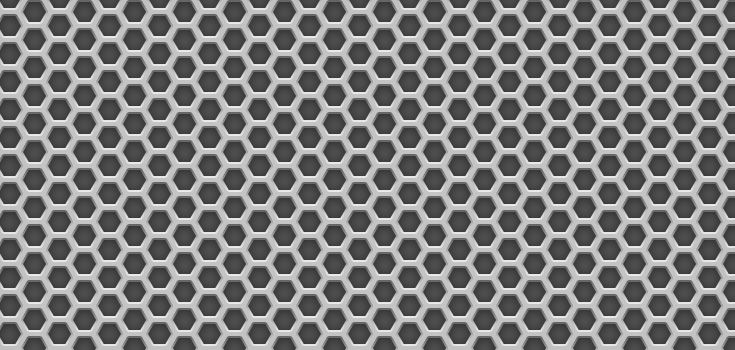
#> input picture metalgrid.jpg, 735 x 350 px
$ jupyter execute TP2.ipynb   (shell and % lines are left out)
#> lines starting #> are read from the running program, lines starting #| are printed output that depends on the picture
[cell 1]

import numpy as np

import cv2 as cv

import matplotlib.pyplot as plt

import time

[cell 2]
img = cv.imread('metalgrid.jpg',0)
#> img is the input picture: shape (350, 735); min 38, max 250, mean 125.4
plt.title('Imagen Original')
ax1 = plt.imshow(img,cmap='gray')

[cell 3]
# Calculo de los gradientes con sobel

sobel_X64 = cv.Sobel(img,cv.CV_32F,1,0,ksize=3)
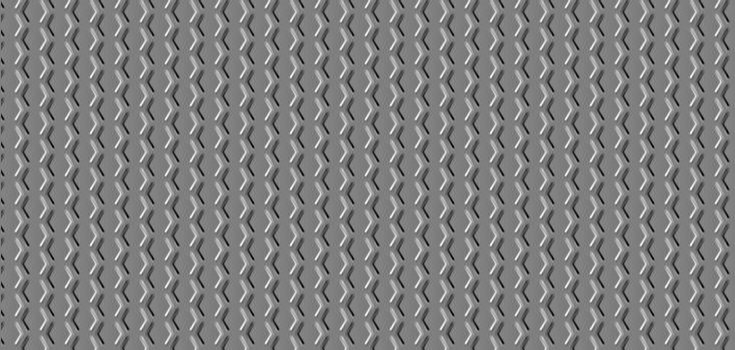
#> sobel_X64: shape (350, 735) float32; min -603, max 607, mean -0.4; drawn with min black and max white
sobel_X8 = np.uint8(np.absolute(sobel_X64)/np.absolute(sobel_X64).max()*255)
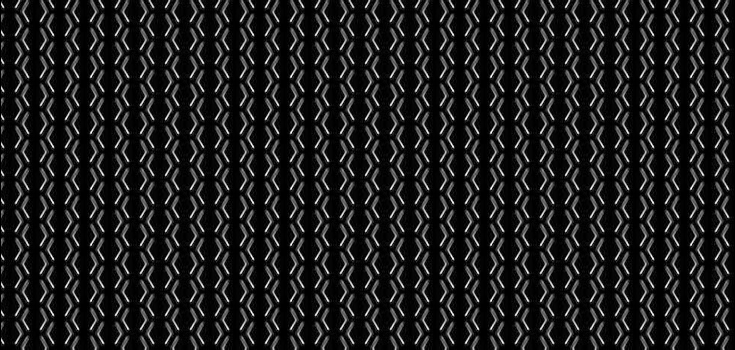
#> sobel_X8: shape (350, 735); min 0, max 255, mean 31.4
sobel_Y64 = cv.Sobel(img,cv.CV_32F,0,1,ksize=3)
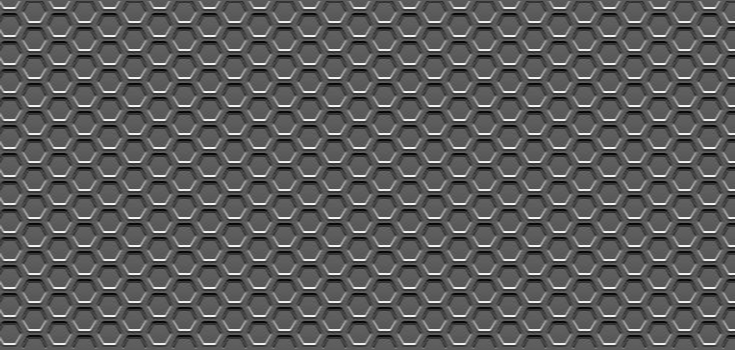
#> sobel_Y64: shape (350, 735) float32; min -414, max 738, mean 0.5; drawn with min black and max white
sobel_Y8 = np.uint8(np.absolute(sobel_Y64)/np.absolute(sobel_Y64).max()*255)
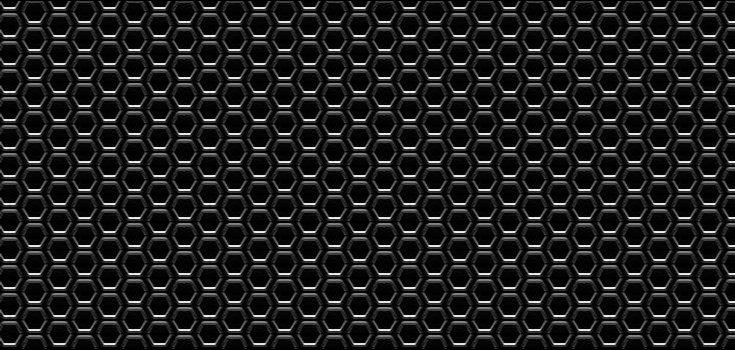
#> sobel_Y8: shape (350, 735); min 0, max 255, mean 30.9

fig1 = plt.figure()
ax2 = plt.subplot(2,1,1),plt.imshow(sobel_X8,cmap='gray')
plt.title('Gradiente X con Sobel'),plt.xticks([]), plt.yticks([])
ax3 = plt.subplot(2,1,2),plt.imshow(sobel_Y8,cmap='gray')
plt.title('Gradiente Y con Sobel'),plt.xticks([]), plt.yticks([])
plt.show()

[cell 4]
# Calculo de Magnitud y Angulo
mag_Grad = np.hypot(sobel_X64,sobel_Y64)
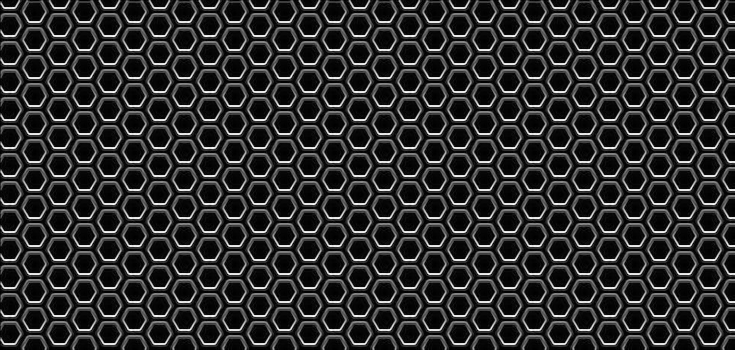
#> mag_Grad: shape (350, 735) float32; min 0, max 739.3, mean 134.7; drawn with min black and max white
mag_Grad = np.uint8( mag_Grad / mag_Grad.max() * 255 )

ang_Grad = np.arctan2(sobel_Y64, sobel_X64)
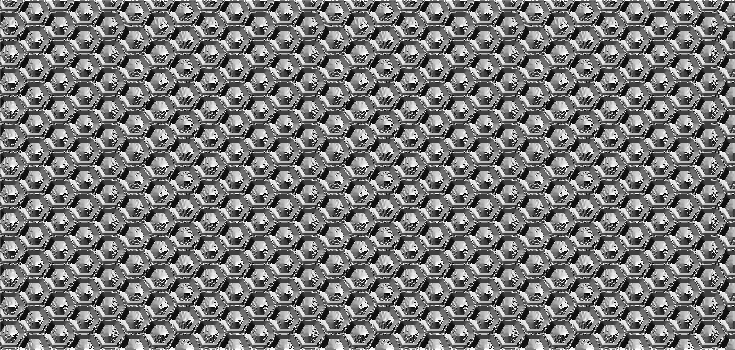
#> ang_Grad: shape (350, 735) float32; min -3.13, max 3.14, mean -0.105; drawn with min black and max white
ang_Grad = np.rad2deg(ang_Grad)

fig2 =plt.figure()
ax4 = plt.subplot(2,1,1)
plt.imshow(mag_Grad,cmap='gray')
plt.title('Magnitud Gradiente'),plt.xticks([]), plt.yticks([])
ax5 = plt.subplot(2,1,2)
plt.imshow(ang_Grad,cmap='gray')
plt.title('Angulo Gradiente'),plt.xticks([]), plt.yticks([])
plt.show()

[cell 5]
# Grafico los gradientes en una porcion de la imagen

x = np.arange(0,100,1)
y = np.arange(0,100,1)

xx,yy = np.meshgrid(x,y)

crop_X = sobel_X8[0:100,0:100]
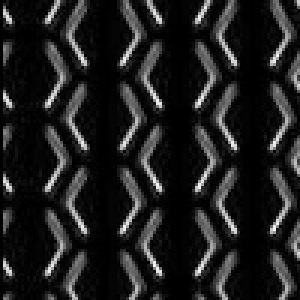
#> crop_X: shape (100, 100) (shown 3 times larger); min 0, max 255, mean 30.7
crop_Y = sobel_Y8[0:100,0:100]
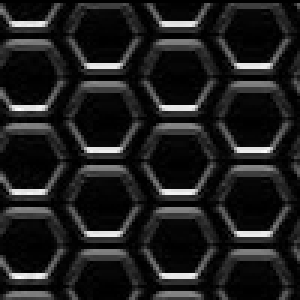
#> crop_Y: shape (100, 100) (shown 3 times larger); min 0, max 252, mean 30.7


fig3 = plt.subplots(),plt.title('Gradientes')
ax5 = plt.quiver(xx,yy,crop_X,crop_Y,cmap='autumn',alpha=0.6)
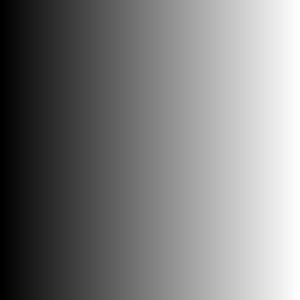
#> xx: shape (100, 100) int64 (shown 3 times larger); min 0, max 99, mean 49.5; drawn with min black and max white
plt.show()
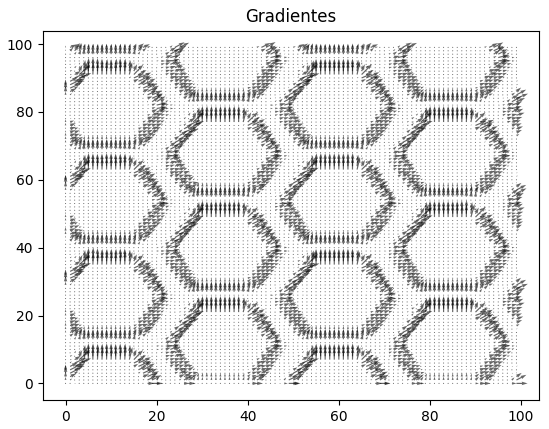
#> figure drawn by matplotlib, 1 panel
